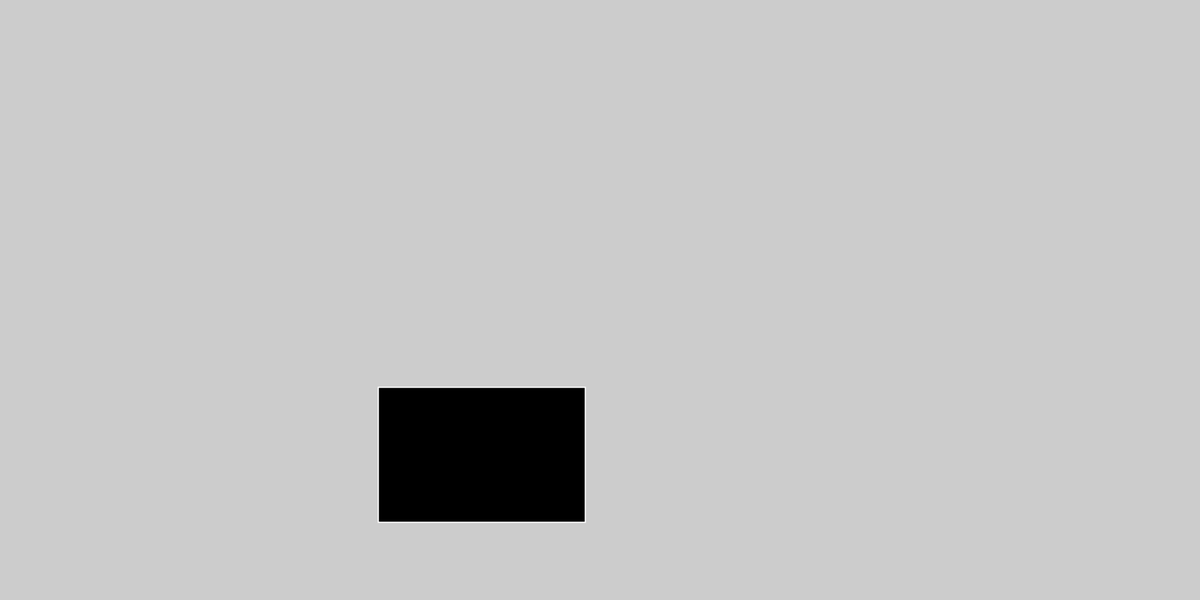
Frame 1 (no input)
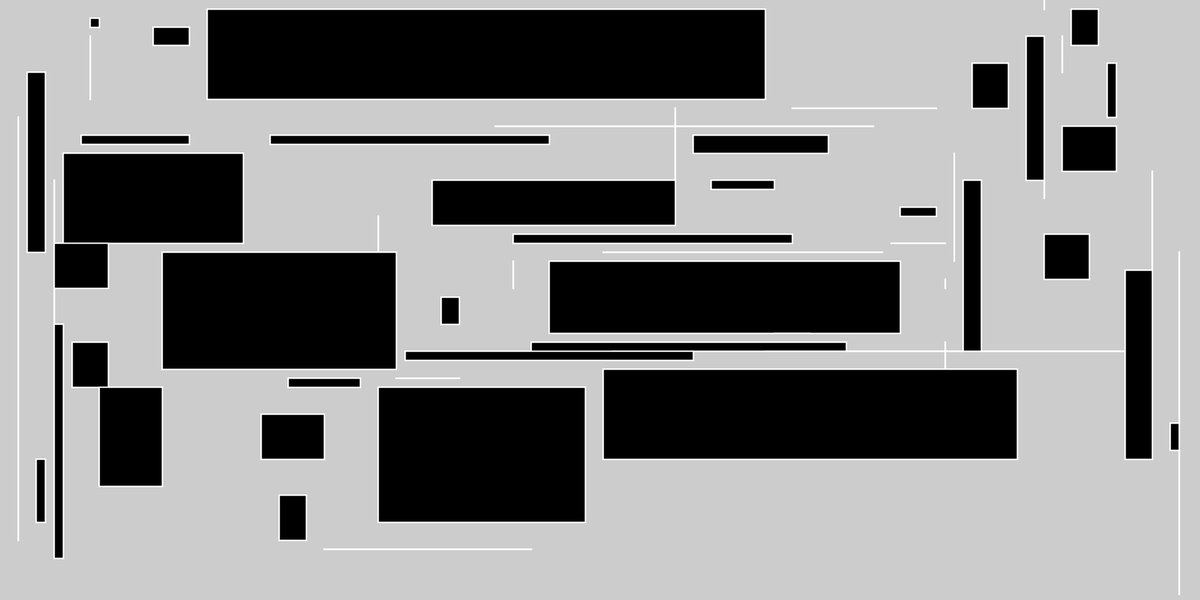
Frame 60 (the mouse pressed at the canvas centre just before this capture)
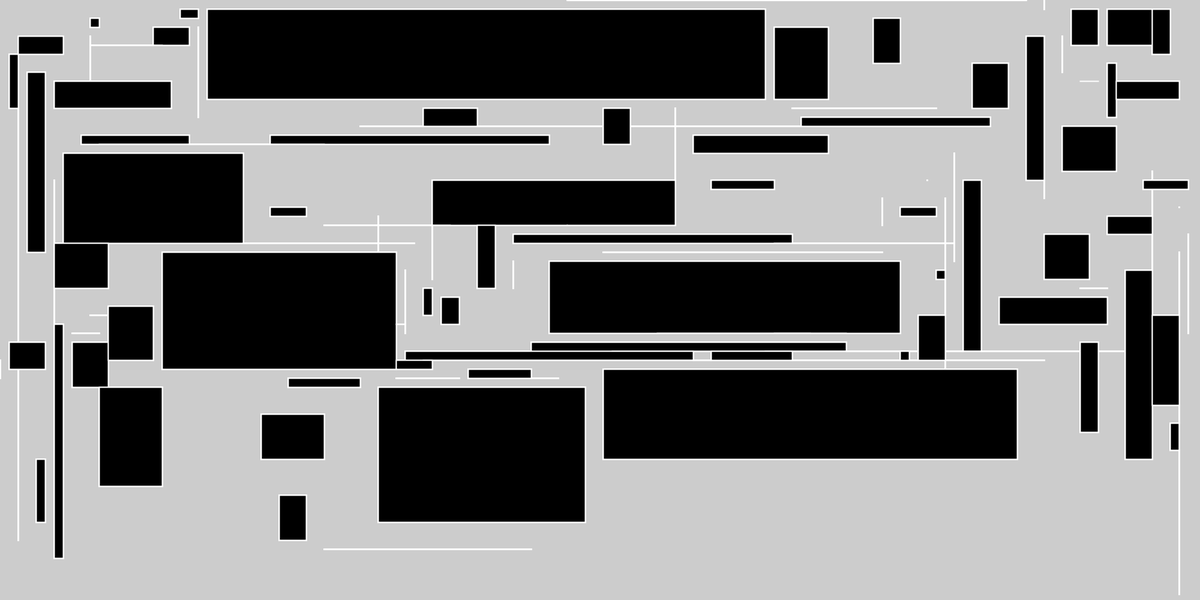
Frame 120 (the mouse held since frame 60 and released just before this capture)

The Processing sketch that drew these frames (run headless with seeded random() and noise(); from frame 60 on, the mouse is pressed at the canvas centre):

// Processing sketch: compRetangulos3
// ── compRetangulos3.pde
Grid g = new Grid();
float moduleXSz, moduleYSz, moduleSz, bTypeSz = 12, leadingSz = bTypeSz*1.25;
int rectsN, dMsN, rPos, test;
RectObj[] rects;
int[] dMsI;


void setup(){
  size(2000, 1000);
  
  rects = new RectObj[0];
  dMsI = new int[0];
  
  g.init();
}



void draw(){
  newRect();
  //g.disp();
  for(int i = 0; i < rectsN; i++){
   rects[i].disp(); 
  }
  
}

void mousePressed(){
  newRect();
}

void keyPressed(){
  println("a"); //<>//
}

class Grid{
  float gXPos, gYPos, gXSz, gYSz;
  int gModuLnWidthN, gModuLnHeightN, moduN, moduI = 0;
  Module [] gridMs;
  Module nGridM;
  boolean reInit = false;
  
  void init(){
    gXSz = width;
    gYSz = height;
    gXPos = (width/2) - (gXSz/2);
    gYPos = (height/2) - (gYSz/2); 
    
    gModuLnWidthN = round(gXSz/leadingSz);
    gModuLnHeightN = round(gYSz/leadingSz);
    //moduN = gModuLnWidthN * gModuLnHeightN;
    gridMs = new Module[0];
    
    for(int i = 0; i < gModuLnHeightN; i++){
      for(int j = 0; j < gModuLnWidthN; j++){
        
        nGridM = new Module((j*leadingSz)+gXPos, (i*leadingSz)+gYPos, j, i, moduI);
        gridMs = (Module []) append(gridMs, nGridM);
        
        
        dMsI = (int[]) append(dMsI, moduI);
        
        moduI += 1;
        dMsN +=1;
      }
    }
    
    gXSz = gModuLnWidthN * leadingSz;
    gYSz = gModuLnHeightN * leadingSz;
    
    
  }
  
  
  void disp() {
    rectMode(CORNER);
    stroke(0);
    fill(255);
    rect(gXPos, gYPos, gXSz, gYSz);
    
    
    for(int i = 0; i < gridMs.length; i++){
      gridMs[i].disp();
    }
    
  }
    
}
  
  


class Module{
  float mXPos, mYPos, mSz, mXSz, mYSz, mLeadingSz;
  int mXI, mYI, mI, mRI;
  boolean occupied = false;
  
  
  
            Module(float xPos, float yPos, int xI, int yI, int index){
              mXPos = xPos;
              mYPos = yPos;
              
              mLeadingSz = leadingSz;
              mSz = leadingSz;
              mXSz = leadingSz;
              mYSz = leadingSz;
              mXI = xI;
              mYI = yI;
              mI = index;
            }
  
  void init(){
 
  }
  
  void disp(){
   rect(mXPos, mYPos, mXSz, mYSz); 
  }
}

class RectObj {
  float rXPos, rYPos, rSz, rXSz, rYSz, rProp;
  int rI, rMI, rMXI, rMYI, maxMsLHorizontal, maxMsLVertical, totalDMsX = 1, totalDMsY = 1, mainAxisTotalDMs, possibilitiesN, rPI;
  boolean xAxisBigger = false, foundOccupiedX = false, foundOccupiedY = false ;
  int[] dMsX, dMsY, adjacentMs;
  boolean[] adjDMsXFoundOccupied, adjDMsYFoundOccupied;
  int[] [] possibleSzs;
  
  RectObj(){
  }
  
  void disp(){
    rectMode(CENTER);
    strokeWeight(2);
    stroke(255);
    fill(0);
    rect(rXPos, rYPos, rXSz*rProp, rYSz*rProp);
  }
}

void newRect(){
  rectsN += 1;
  RectObj nRect = new RectObj();
  rects = (RectObj[]) append(rects, nRect);
  rects[rects.length -1].rI = rects.length - 1;
  //rects[rectsN-1] = new RectObj();
  //rects[rectsN-1].rI = rectsN-1;
  //rects[rectsN-1].rProp = random(.8,1.0);
  rects[rects.length-1].rProp = 1;
  //rPos = (int)random(dMsN);
  
  sortDRect(rects.length-1);
  
  
  g.gridMs[rPos].mRI = rects.length-1;
  
  rects[rects.length-1].rXPos = g.gridMs[rPos].mXPos;
  rects[rects.length-1].rYPos = g.gridMs[rPos].mYPos;
  
  rects[rects.length-1].rMXI = g.gridMs[rPos].mXI;
  rects[rects.length-1].rMYI = g.gridMs[rPos].mYI;
  
  rects[rects.length-1].maxMsLHorizontal = g.gModuLnWidthN;
  rects[rects.length-1].maxMsLVertical = g.gModuLnHeightN;
  
  for(int i = rects[rects.length-1].rMXI; i< rects[rectsN-1].maxMsLHorizontal; i++){
    
    if(g.gridMs[calc(i, rects[rects.length-1].rMYI)].occupied == false){
      if(rects[rects.length-1].foundOccupiedX == false){
        rects[rects.length-1].totalDMsX +=1;
      }
    } else {
     rects[rects.length-1].foundOccupiedX = true;
    }
  }
  rects[rects.length-1].dMsX = new int[rects[rectsN-1].totalDMsX];
  
  for(int i = rects[rects.length-1].rMYI; i< rects[rectsN-1].maxMsLVertical; i++){
    if(g.gridMs[calc(rects[rects.length-1].rMXI, i)].occupied == false){
      if(rects[rects.length-1].foundOccupiedY == false){
        rects[rects.length-1].totalDMsY +=1;
      }
    } else {
      rects[rects.length-1].foundOccupiedY = true;
    }
  }
  rects[rects.length-1].dMsY = new int[rects[rectsN-1].totalDMsY];
  
  
  
  if(rects[rects.length-1].maxMsLHorizontal <= rects[rectsN-1].maxMsLVertical){
    rects[rects.length-1].xAxisBigger = false;
  } else { 
    rects[rects.length-1].xAxisBigger = true;
  }
  
  
  
  if(rects[rects.length-1].xAxisBigger == true){
    rects[rects.length-1].adjDMsXFoundOccupied = new boolean[rects[rects.length-1].totalDMsX];
    rects[rects.length-1].adjacentMs = new int[rects[rects.length-1].totalDMsX];
    for(int i = 0; i< rects[rectsN-1].totalDMsX-1; i++){
      for(int j = 0; j < rects[rectsN-1].totalDMsY-1; j++){
        test =  rects[rectsN-1].rMI  +i+(j*g.gModuLnWidthN);
        if(g.gridMs[ rects[rectsN-1].rMI +i+(j*g.gModuLnWidthN)].occupied == false){
          if(rects[rectsN-1].adjDMsXFoundOccupied[i] == false){
        rects[rectsN-1].dMsX[i] +=1;
          }
        } else {
          rects[rectsN-1].adjDMsXFoundOccupied[i] = true;
        }
      }
      rects[rectsN-1].adjacentMs[i] = rects[rectsN-1].dMsX[i];
      if(i>0){
        rects[rectsN-1].adjacentMs[i] = min(rects[rectsN-1].adjacentMs[i], rects[rectsN-1].adjacentMs[i-1]);
      }
    }
    
    rects[rectsN-1].mainAxisTotalDMs = rects[rectsN-1].totalDMsX;
  }
  
  if(rects[rectsN-1].xAxisBigger == false){
    rects[rectsN-1].adjDMsYFoundOccupied = new boolean[rects[rectsN-1].totalDMsY];
    rects[rectsN-1].adjacentMs = new int[rects[rectsN-1].totalDMsY];
    for(int i = 0; i< rects[rectsN-1].totalDMsY-1; i++){
      for(int j = 0; j < rects[rectsN-1].totalDMsX-1; j++){
        if(g.gridMs[ rects[rectsN-1].rMI +j+(i*g.gModuLnWidthN)].occupied == false){
          if(rects[rectsN-1].adjDMsYFoundOccupied[i] == false){
        rects[rectsN-1].dMsY[i] +=1;
          }
        } else {
          rects[rectsN-1].adjDMsYFoundOccupied[i] = true;
        }
      }
      rects[rectsN-1].adjacentMs[i] = rects[rectsN-1].dMsY[i];
      if(i>0){
        rects[rectsN-1].adjacentMs[i] = min(rects[rectsN-1].adjacentMs[i], rects[rectsN-1].adjacentMs[i-1]);
      }
    }
    rects[rectsN-1].mainAxisTotalDMs = rects[rectsN-1].totalDMsY;
  }
  
  rects[rectsN-1].possibleSzs = new int[0][2];
    for(int i = 0; i< rects[rectsN-1].mainAxisTotalDMs-1; i++){
      for(int j = 0; j < rects[rectsN-1].adjacentMs[i]; j++){
        rects[rectsN-1].possibilitiesN +=1;
        
        rects[rectsN-1].possibleSzs = (int[][]) expand(rects[rectsN-1].possibleSzs, rects[rectsN-1].possibilitiesN);
        //rects[rectsN-1].possibleSzs[rects[rectsN-1].possibilitiesN-1] = (int[]) expand(rects[rectsN-1].possibleSzs[rects[rectsN-1].possibilitiesN-1], 2);
        rects[rectsN-1].possibleSzs[rects[rectsN-1].possibilitiesN-1] = new int[2];
        rects[rectsN-1].possibleSzs[rects[rectsN-1].possibilitiesN-1][0] = i;
        rects[rectsN-1].possibleSzs[rects[rectsN-1].possibilitiesN-1][1] = j;
      }
    }
  
  rects[rectsN-1].rPI = (int) random(rects[rectsN-1].possibilitiesN);
  
  rects[rectsN-1].rXSz = (rects[rectsN-1].possibleSzs[rects[rectsN-1].rPI][0])*leadingSz;
  rects[rectsN-1].rYSz = (rects[rectsN-1].possibleSzs[rects[rectsN-1].rPI][1])*leadingSz;
  rects[rectsN-1].rXPos = rects[rectsN-1].rXPos + (rects[rectsN-1].rXSz/2);
  rects[rectsN-1].rYPos = rects[rectsN-1].rYPos + (rects[rectsN-1].rYSz/2);
  
  for(int i = 0; i< (rects[rectsN-1].possibleSzs[rects[rectsN-1].rPI][0]); i++){
      for(int j = 0; j < (rects[rectsN-1].possibleSzs[rects[rectsN-1].rPI][1]); j++){
        g.gridMs[rPos+i+(j*g.gModuLnWidthN)].occupied = true;
        dMsN -=1;
        //println(dMsN);
      }
  }
  
  
  
}

int calc(int x_, int y_){
  int r;
  r = (y_ * g.gModuLnWidthN) + x_;
  return r;
}

void sortDRect(int rectI){
  
  rPos = (int)random(dMsN);
  if(g.gridMs[rPos].occupied == true){
    sortDRect(rectI);
  } else {
   rects[rectsN-1].rMI = rPos; 
  }
}


int[] remove(int array[], int item) {
  int outgoing[] = new int[array.length - 1];
  System.arraycopy(array, 0, outgoing, 0, item);
  System.arraycopy(array, item+1, outgoing, item, array.length - (item+1));
  return outgoing;
}
